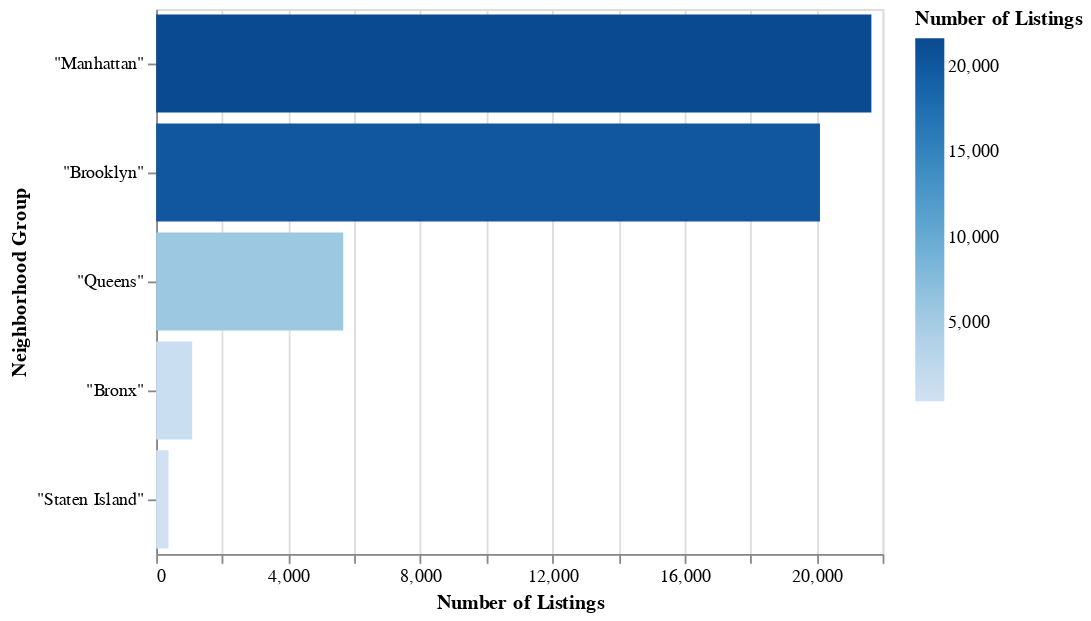

The code cell stored with this chart in its notebook:
### Code cell
total_listings_graph = alt.Chart(total_listings).mark_bar().encode(x='Number of Listings', y=alt.Y('Neighborhood Group', sort=alt.EncodingSortField(field="Number of Listings", order='descending')), color='Number of Listings', tooltip='Neighborhood Group')
total_listings_graph.save('graphs/total_listings_graph.html')
total_listings_graph

### Figure 1 — Vega-Lite specification as saved in the notebook (floating-point values rounded to 4 significant figures)
{"$schema": "https://vega.github.io/schema/vega-lite/v3.4.0.json", "config": {"mark": {"tooltip": null}, "view": {"height": 300, "width": 400}}, "data": {"name": "data-7fe4836201a1cd7942a44cfd01dfb415"}, "datasets": {"data-7fe4836201a1cd7942a44cfd01dfb415": [{"Neighborhood Group": "\"Brooklyn\"", "Number of Listings": 20104}, {"Neighborhood Group": "\"Manhattan\"", "Number of Listings": 21661}, {"Neighborhood Group": "\"Queens\"", "Number of Listings": 5666}, {"Neighborhood Group": "\"Staten Island\"", "Number of Listings": 373}, {"Neighborhood Group": "\"Bronx\"", "Number of Listings": 1091}]}, "encoding": {"color": {"field": "Number of Listings", "type": "quantitative"}, "tooltip": {"field": "Neighborhood Group", "type": "nominal"}, "x": {"field": "Number of Listings", "type": "quantitative"}, "y": {"field": "Neighborhood Group", "sort": {"field": "Number of Listings", "order": "descending"}, "type": "nominal"}}, "mark": "bar"}
